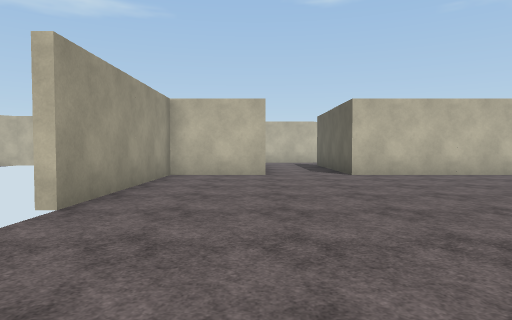
View 1 (above)

21 first-person views from a walk through a scene from a Unity 3-D project. The camera is 1.4 m above the floor, tilts 2° down and sees 75° across. The floor is counted in squares, 2 m on a side. Each view is taken from the middle of a square. On the plan, view 1 faces up. The plan holds only what a view shows up to about 10 squares ahead; the rest is blank. The place goes on beyond the plan. Some surface patterns are stand-ins.

View 2
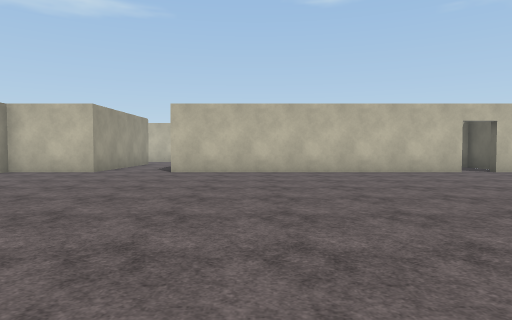

View 3
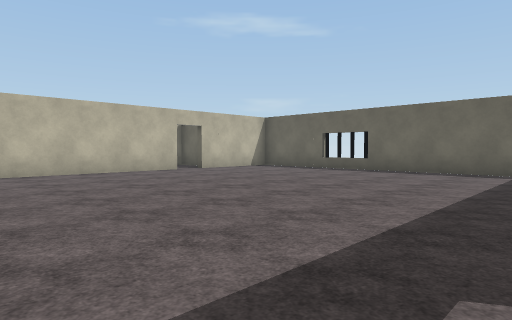

View 4
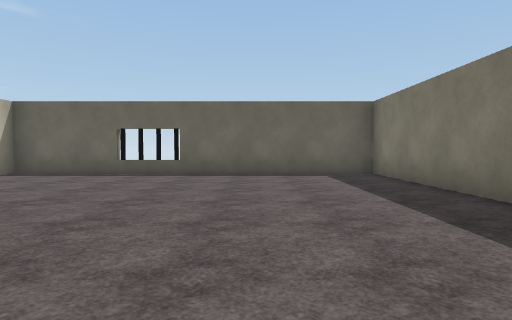

View 5
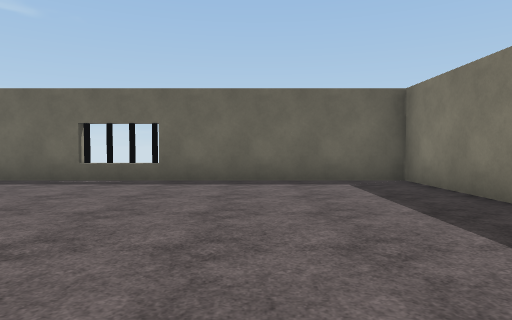

View 6
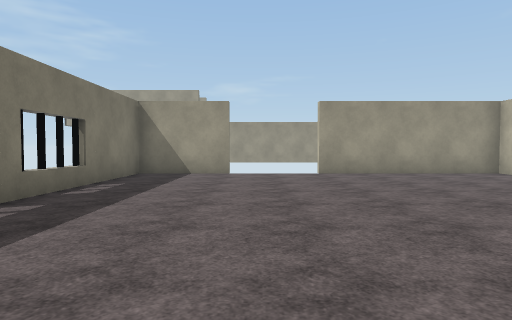

View 7
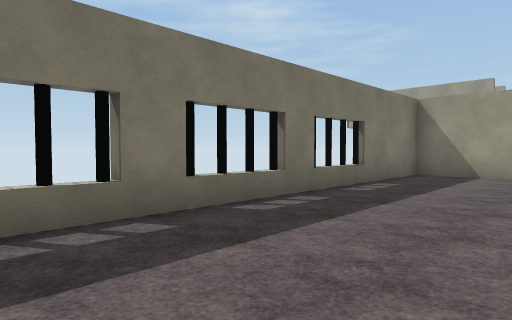

View 8
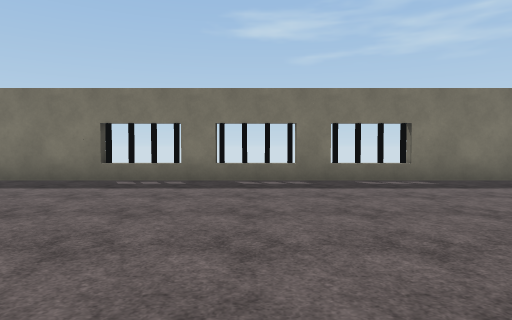

View 9
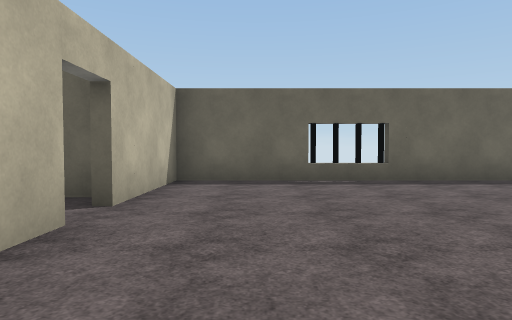

View 10
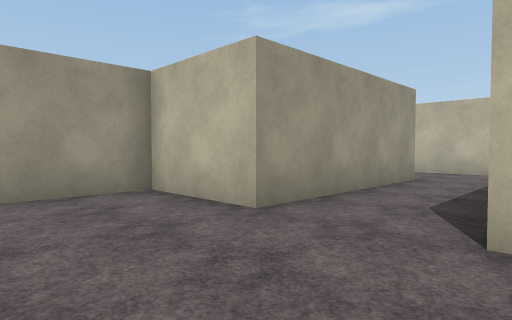

View 11
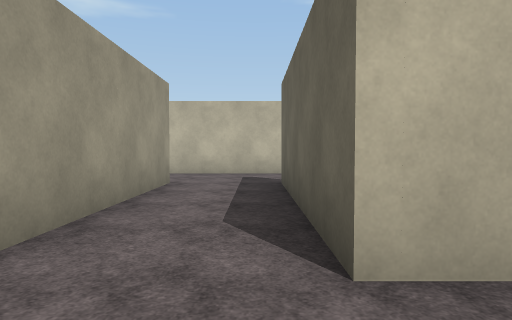

View 12
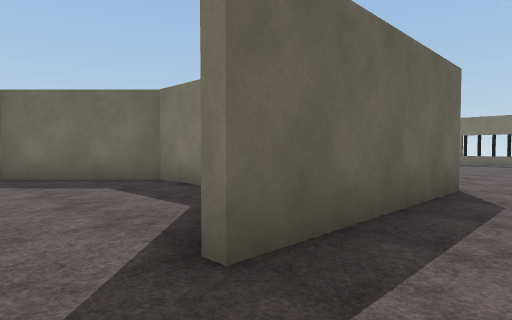

View 13
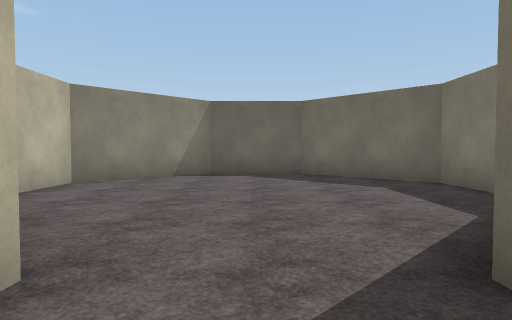

View 14
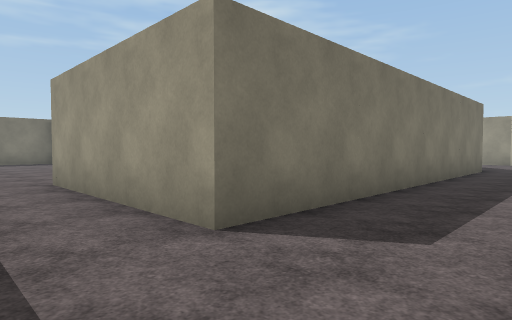

View 15
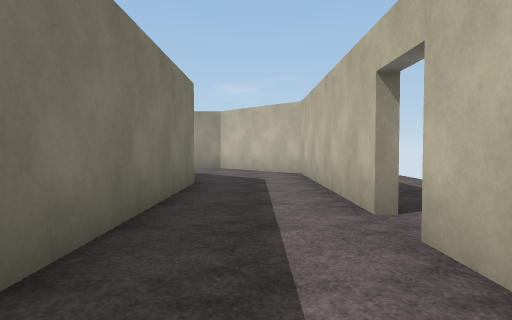

View 16
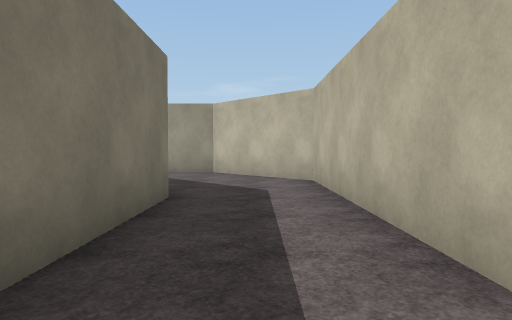

View 17
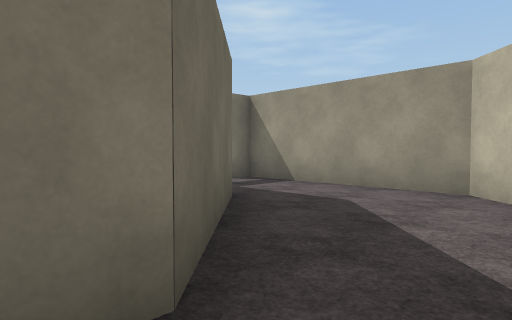

View 18
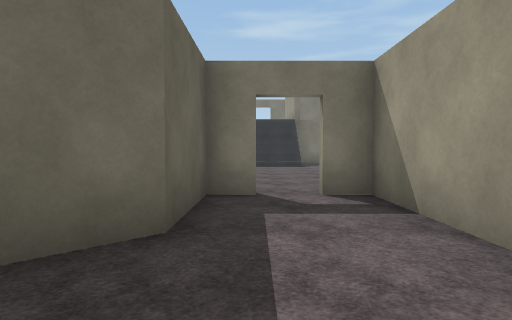

View 19
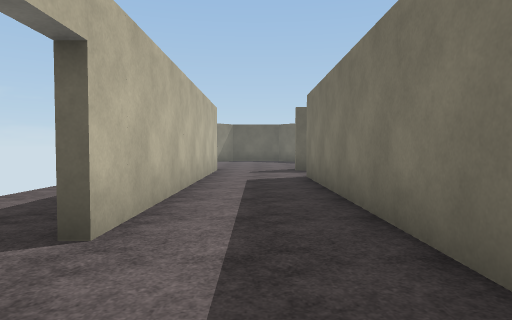

View 20
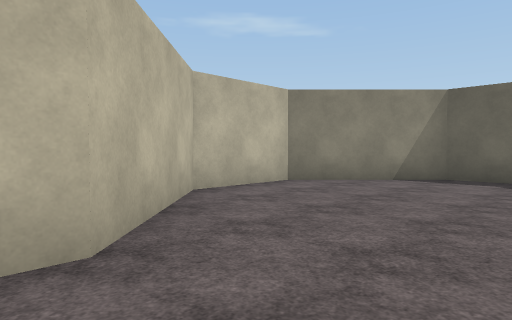

View 21
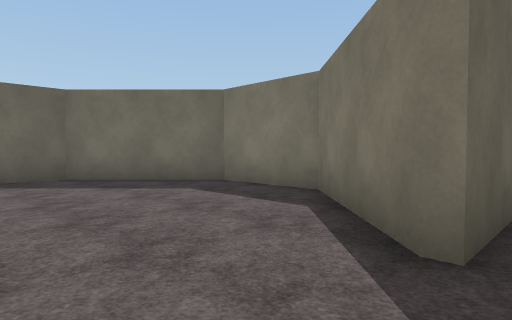

### Floor plan
Points are (right, up) in squares from view 1. A wall is a line through its corners. A room is listed if a view was taken in it or the views show most of it. See-through windows are left out.
Room 1 (views 1, 2, 3, 4, 5, 6, 7, 8, 9, 10, 11)
walls: (11.1, 8.7) (2.5, 8.7); (0.3, 8.7) (-2.2, 8.7) (-2.2, 3.9); (-2.2, 1) (-2.2, -1.2) (15.3, -1.2) (15.3, 8.7) (12, 8.7)
ways out: opening at (1.5, 9) to room 2
Room 2 (views 12, 13, 15, 16, 17, 18, 19, 20)
walls: (-6.5, 16.3) (-12.3, 16.3) (-14.8, 13.8) (-14.8, 9) (-14, 9); (1.6, 16.3) (-5.5, 16.3); (-13, 9) (-12.3, 9) (-12.3, 11.2) (-9.8, 13.7) (0.3, 13.7) (0.3, 8.7); (2.5, 8.7) (2.5, 14)
ways out: opening at (1.5, 9) to room 1; opening at (2.5, 14.5) to room 3; opening at (-6, 16)
Room 3 (views 14, 21)
walls: (2.5, 14) (5.2, 11.3) (7.7, 11.3) (10.2, 13.8) (10.2, 16.2) (7.7, 18.7) (5.2, 18.7) (2.8, 16.3) (1.6, 16.3)
ways out: opening at (2.5, 14.5) to room 2

Where each view was taken, in squares from view 1:
view 1: 0 up, 0 right, facing up
view 2: 1 down, 5 right, facing up
view 3: 1 down, 5 right, facing up-right
view 4: 2 up, 6 right, facing right
view 5: 2 up, 8 right, facing right
view 6: 2 up, 7 right, facing left
view 7: 2 up, 7 right, facing down-left
view 8: 6 up, 4 right, facing down
view 9: 7 up, 8 right, facing right
view 10: 6 up, 3 right, facing up-left
view 11: 7 up, 2 right, facing up
view 12: 15 up, 1 right, facing down-right
view 13: 15 up, 1 right, facing right
view 14: 16 up, 2 right, facing down-left
view 15: 15 up, 3 left, facing left
view 16: 15 up, 5 left, facing left
view 17: 15 up, 9 left, facing down-left
view 18: 14 up, 13 left, facing down
view 19: 15 up, 8 left, facing right
view 20: 14 up, 2 right, facing up-right
view 21: 16 up, 2 right, facing down-right
